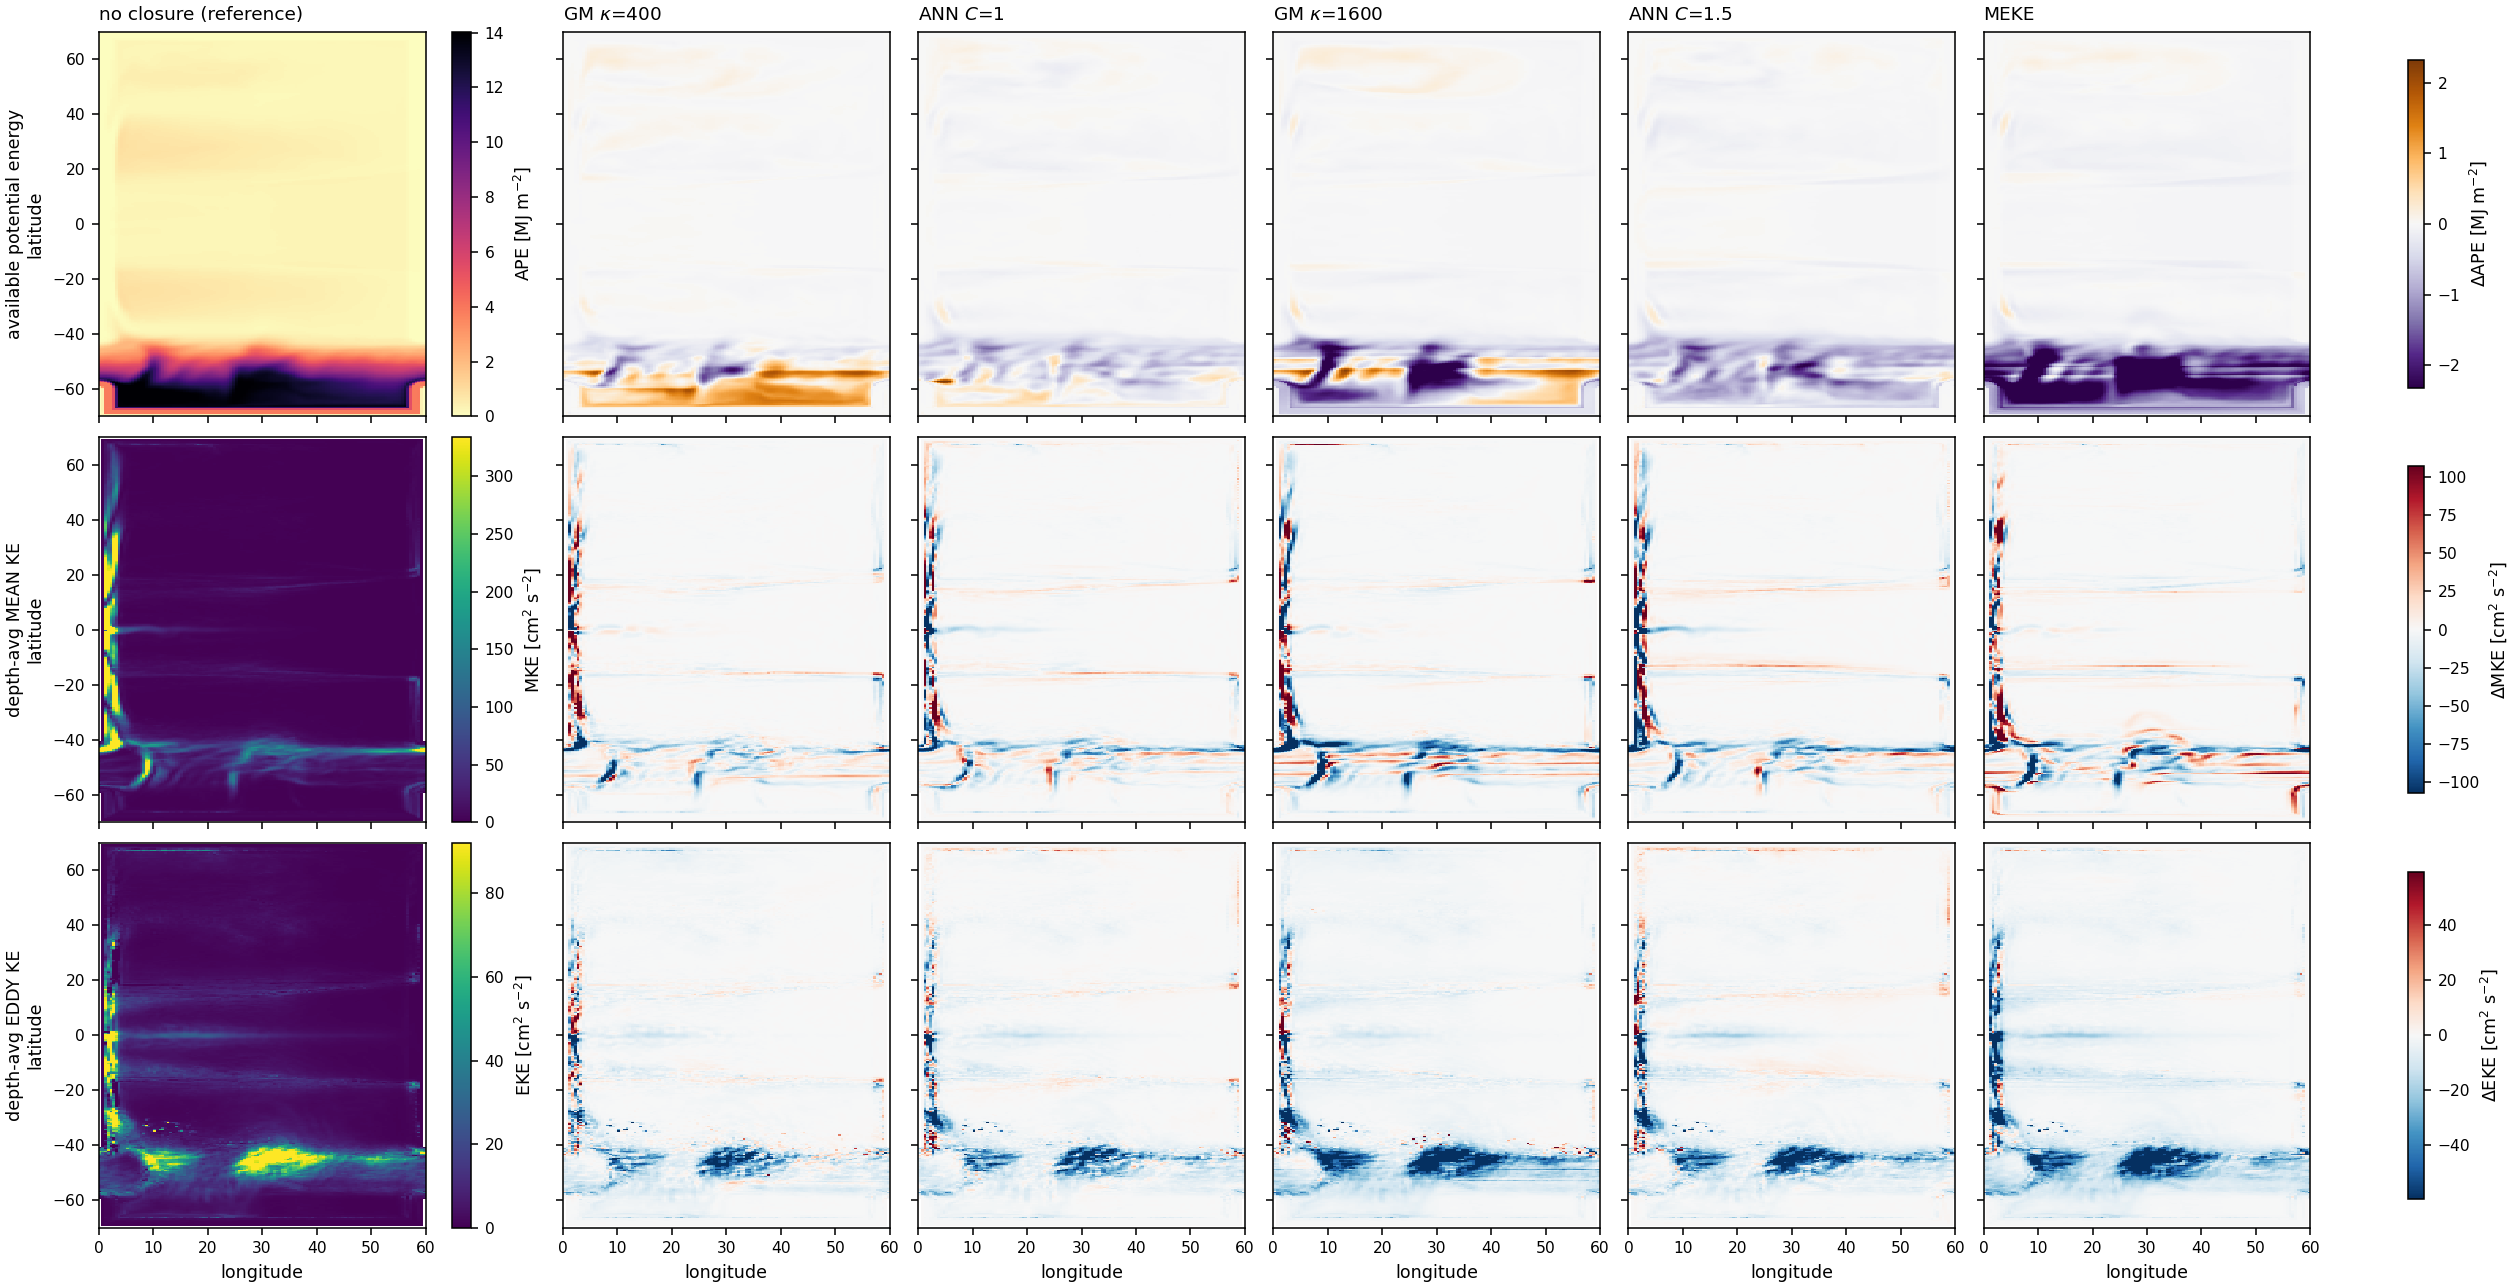

Recreate this plot in Python.
"""NW2 response maps: APE, and depth-averaged kinetic energy split into mean and eddy parts.

Replaces the barotropic-streamfunction view with the energy metrics themselves. The KE convention
follows Perezhogin's NW2/OM4 analysis (notebooks/Figure-3.ipynb `kinetic_energy`), i.e.
thickness-weighted and time-averaged, with the mean part removed to isolate the eddies:

    KE  = 0.5 * <u^2 h>_t          MKE = 0.5 * <u>_t^2 <h>_t          EKE = KE - MKE

summed over layers and divided by the total depth, so the maps are depth-averaged [m2 s-2]. This
is a stricter EKE than a plain snapshot variance because the thickness weighting matters in an
isopycnal model where layers breathe.

APE is the interface-displacement form used throughout (see nw2_ape_eke_maps.py). Everything is
differenced against `bare`, a true zero-closure reference in NW2. ANN C=2 omitted -- thin-layer
transient (nw2_spike_diagnosis.py)."""
import numpy as np, xarray as xr, glob
import matplotlib; matplotlib.use("Agg"); import matplotlib.pyplot as plt

B = "/scratch/db194/mom6/jul2026_nw2"
G, NWIN = 9.8, 5
ORDER = [("GM400", "GM $\\kappa$=400"), ("ANN_c1p0", "ANN $C$=1"),
         ("GM1600", "GM $\\kappa$=1600"), ("ANN_c1p5", "ANN $C$=1.5"), ("MEKE", "MEKE")]

def last(run, stream, n=NWIN):
    return sorted(glob.glob(f"{B}/{run}/output/{stream}_*.nc"))[-n:]

def energy(run):
    """depth-averaged MKE and EKE [m2/s2], Perezhogin's thickness-weighted convention."""
    mke, eke = [], []
    for f in last(run, "snapshots"):
        d = xr.open_dataset(f, decode_times=False)
        u, v, h = d["u"].values, d["v"].values, d["h"].values
        d.close()
        uc = 0.5 * (u[..., :-1] + u[..., 1:])                  # xq -> xh
        vc = 0.5 * (v[:, :, :-1, :] + v[:, :, 1:, :])          # yq -> yh
        KE = 0.5 * np.nanmean((uc**2 + vc**2) * h, axis=0)     # <u^2 h>_t, per layer [m3/s2]
        um, vm, hm = np.nanmean(uc, 0), np.nanmean(vc, 0), np.nanmean(h, 0)
        MK = 0.5 * (um**2 + vm**2) * hm
        H = np.nansum(hm, axis=0)
        mke.append(np.nansum(MK, axis=0) / H)
        eke.append(np.nansum(KE - MK, axis=0) / H)
    return np.mean(mke, axis=0), np.mean(eke, axis=0)

def ape(run):
    fs = last(run, "longmean")
    e = np.mean([xr.open_dataset(f, decode_times=False)["e"].mean("time").values for f in fs], axis=0)
    return e

d0 = xr.open_dataset(last("bare", "longmean")[-1], decode_times=False)
rho_l, lat, lon = d0["zl"].values, d0["yh"].values, d0["xh"].values
d0.close()
drho = np.diff(rho_l)
from nw2_common import load_e_rest, ape_map as _ape_corrected   # corrected APE (2026-08-07)
e_rest = load_e_rest(B)
e_bare = ape("bare")
ape_map = lambda e: _ape_corrected(e, e_rest, drho)

A0 = ape_map(e_bare); M0, E0 = energy("bare")
res = {r: (ape_map(ape(r)) - A0, energy(r)[0] - M0, energy(r)[1] - E0) for r, _ in ORDER}

w = np.cos(np.deg2rad(lat))[:, None]
am = lambda x: float(np.nansum(x * w) / np.nansum(w * np.isfinite(x)))
print(f"{'run':<10}{'dAPE [kJ/m2]':>14}{'dMKE [cm2/s2]':>15}{'dEKE [cm2/s2]':>15}{'EKE %bare':>11}")
print(f"{'bare':<10}{'-':>14}{'-':>15}{'-':>15}{f'{1e4*am(E0):.1f} abs':>11}")
for r, lab in ORDER:
    da, dm, de = res[r]
    print(f"{r:<10}{am(da)/1e3:>14.1f}{1e4*am(dm):>15.2f}{1e4*am(de):>15.2f}"
          f"{100*(am(E0)+am(de))/am(E0):>10.0f}%")

plt.rcParams.update({"font.size": 9, "axes.titlesize": 9.5, "axes.labelsize": 9,
                     "xtick.labelsize": 8, "ytick.labelsize": 8})
n = len(ORDER) + 1                       # column 0 = the unparameterized reference state
fig, ax = plt.subplots(3, n, figsize=(3.0*n, 9.2), sharex=True, sharey=True, constrained_layout=True)

# --- column 0: control absolute fields (sequential scales -- these are magnitudes, not anomalies)
for i, (fld, cm, lb, sc) in enumerate([(A0/1e6, "magma_r", "APE [MJ m$^{-2}$]", 1),
                                       (M0*1e4, "viridis", "MKE [cm$^2$ s$^{-2}$]", 1),
                                       (E0*1e4, "viridis", "EKE [cm$^2$ s$^{-2}$]", 1)]):
    hi = np.nanpercentile(fld, 99)
    p = ax[i, 0].pcolormesh(lon, lat, fld, cmap=cm, vmin=0, vmax=hi, shading="auto", rasterized=True)
    plt.colorbar(p, ax=ax[i, 0], label=lb)
ax[0, 0].set_title("no closure (reference)", loc="left")

va = np.nanpercentile(np.abs(np.stack([res[r][0] for r,_ in ORDER])), 99) / 1e6
vm = np.nanpercentile(np.abs(np.stack([res[r][1] for r,_ in ORDER])), 99) * 1e4
ve = np.nanpercentile(np.abs(np.stack([res[r][2] for r,_ in ORDER])), 99) * 1e4
for j, (r, lab) in enumerate(ORDER, start=1):
    da, dm, de = res[r]
    q0 = ax[0, j].pcolormesh(lon, lat, da/1e6, cmap="PuOr_r", vmin=-va, vmax=va, shading="auto", rasterized=True)
    q1 = ax[1, j].pcolormesh(lon, lat, dm*1e4, cmap="RdBu_r", vmin=-vm, vmax=vm, shading="auto", rasterized=True)
    q2 = ax[2, j].pcolormesh(lon, lat, de*1e4, cmap="RdBu_r", vmin=-ve, vmax=ve, shading="auto", rasterized=True)
    ax[0, j].set_title(lab, loc="left")
for a in ax[2]: a.set_xlabel("longitude")
fig.colorbar(q0, ax=ax[0, 1:], shrink=0.85, label="$\\Delta$APE [MJ m$^{-2}$]")
fig.colorbar(q1, ax=ax[1, 1:], shrink=0.85, label="$\\Delta$MKE [cm$^2$ s$^{-2}$]")
fig.colorbar(q2, ax=ax[2, 1:], shrink=0.85, label="$\\Delta$EKE [cm$^2$ s$^{-2}$]")
for a, t in zip(ax[:, 0], ["available potential energy", "depth-avg MEAN KE", "depth-avg EDDY KE"]):
    a.set_ylabel(f"{t}\nlatitude")
png = "/home/db194/ANN-momentum-buoyancy-mesoscale/src/training-on-CM2.6/scripts/nw2_ape_ke_maps.png"
fig.savefig(png, dpi=140); print("\nwrote", png)
